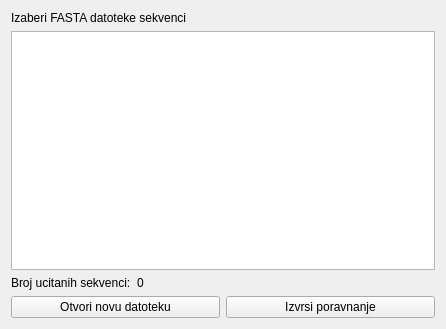
<?xml version="1.0" encoding="UTF-8"?>
<ui version="4.0">
 <class>Form</class>
 <widget class="QWidget" name="Form">
  <property name="geometry">
   <rect>
    <x>0</x>
    <y>0</y>
    <width>446</width>
    <height>329</height>
   </rect>
  </property>
  <property name="windowTitle">
   <string>Form</string>
  </property>
  <layout class="QVBoxLayout" name="verticalLayout">
   <item>
    <widget class="QLabel" name="label">
     <property name="text">
      <string>Izaberi FASTA datoteke sekvenci</string>
     </property>
    </widget>
   </item>
   <item>
    <widget class="QTextEdit" name="textEdit"/>
   </item>
   <item>
    <layout class="QFormLayout" name="formLayout">
     <item row="0" column="0">
      <widget class="QLabel" name="label_2">
       <property name="text">
        <string>Broj ucitanih sekvenci:</string>
       </property>
      </widget>
     </item>
     <item row="0" column="1">
      <widget class="QLabel" name="label_3">
       <property name="text">
        <string>0</string>
       </property>
      </widget>
     </item>
    </layout>
   </item>
   <item>
    <layout class="QHBoxLayout" name="horizontalLayout">
     <item>
      <widget class="QPushButton" name="pushButton">
       <property name="text">
        <string>Otvori novu datoteku</string>
       </property>
      </widget>
     </item>
     <item>
      <widget class="QPushButton" name="pushButton_2">
       <property name="text">
        <string>Izvrsi poravnanje</string>
       </property>
      </widget>
     </item>
    </layout>
   </item>
  </layout>
 </widget>
 <resources/>
 <connections/>
</ui>
